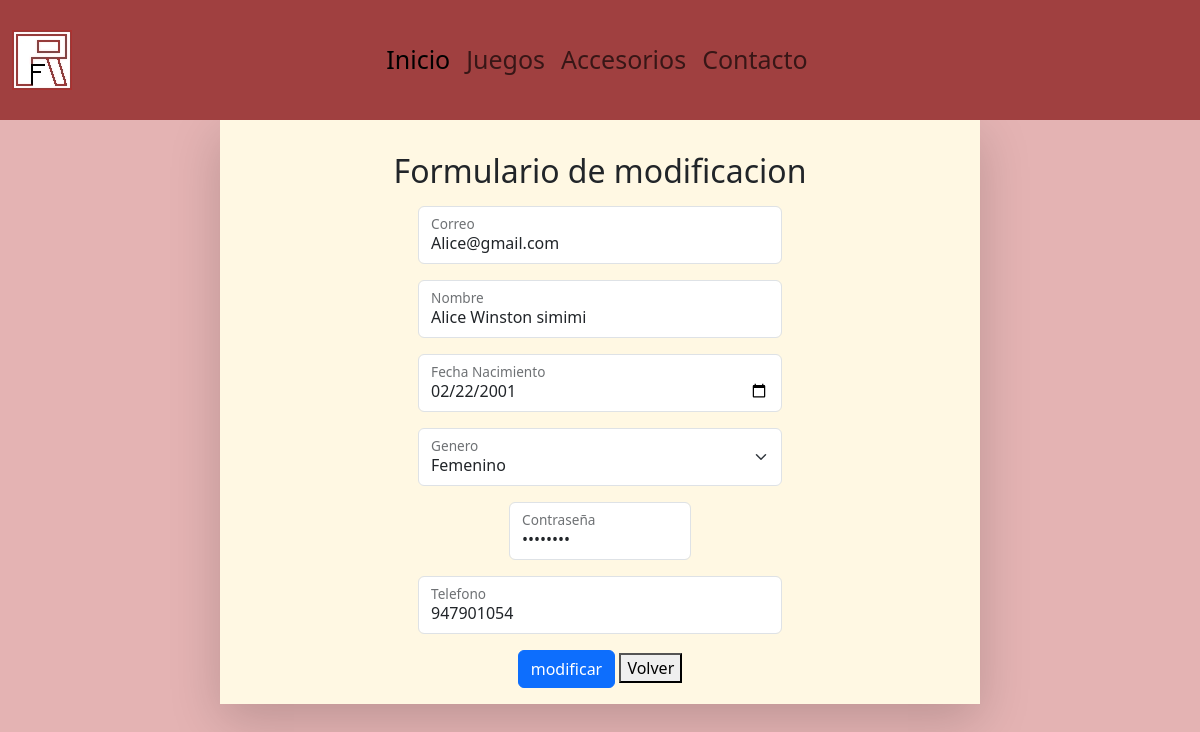
Page /core/user_findEdit/Alice@gmail.com on the committed database.
### core/models.py (models this page shows, shortened)
class Usuario(models.Model):
    email = models.EmailField(primary_key=True, unique=True, max_length=100, blank=True)
    nombre = models.CharField(max_length=80)
    fecha_nacimiento = models.DateField(blank=False,null=False)
    id_genero = models.ForeignKey('Genero',on_delete=models.CASCADE,db_column='idGenero')
    telefono = models.CharField(max_length=12)
    contraseña = models.CharField(max_length=15, null=False, blank=False,default='null')
    activo = models.BooleanField()

class Genero(models.Model):
    id_genero = models.AutoField(db_column='idGenero', primary_key=True)
    genero = models.CharField(max_length=20,blank=False,null=False)

### core/views.py (the view, shortened to what this page needs)
# urls.py: path("user_findEdit/<str:pk>", views.user_findEdit, name = "user_findEdit"),
def user_findEdit (request,pk):
    if pk != "":
        usuario = Usuario.objects.get(email=pk)
        generos = Genero.objects.all()
        context = {
            "generos":generos,
            "usuario":usuario,
        }
        return render(request, "pages/user_update.html", context)

### core/templates/pages/user_update.html (shortened to what this page needs)
<!DOCTYPE html>
<html lang="en">
<head>
    {% load static%}
    <link rel="stylesheet" href="{% static 'css/style.css'%}">
    <link href="https://cdn.jsdelivr.net/npm/bootstrap@5.3.3/dist/css/bootstrap.min.css" rel="stylesheet">
</head>
<body style="background-color: rgb(228, 179, 179);">
    {% include 'base/header.html'%}
    <main>
        <div class="container">
            <div class="row">
                <div class="col-md-8 shadow-lg mx-auto text-center p-3" style="background-color: rgb(255, 248, 227);">
                    <h2 class="my-3">Formulario de modificacion</h2>
                    <form action="{% url 'user_update' %}" method="POST" class="form-floating">
                        <div class="form-floating mb-3 w-50 mx-auto">
                            <input type="email" value="{{usuario.email}}" class="form-control" id="email" name="email" readonly>
                            <label for="email">Correo</label>
                        </div>
                        <div class="form-floating mb-3 w-50 mx-auto">
                            <input type="text" value="{{usuario.nombre}}" class="form-control" id="nombre" name="nombre">
                            <label for="nombre">Nombre</label>
                        </div>
                        <div class="form-floating mb-3 w-50 mx-auto">
                            <input type="Date" value="{{usuario.fecha_nacimiento|date:'Y-m-d'}}" class="form-control" id="fecha" name="fecha">
                            <label for="fecha">Fecha Nacimiento</label>
                        </div>
                        <div class="form-floating mb-3 w-50 mx-auto">
                            <select class="form-select" id="genero" name="genero">
                                {% for tmp in generos %}
                                    <option value="{{tmp.id_genero}}" {% if tmp.genero == usuario.id_genero.genero %}selected{% endif %}>
                                        {{tmp.genero}}
                                    </option>
                                {% endfor %}
                            </select>
                            <label for="genero">Genero</label>
                        </div>
                        <div class="form-floating mb-3 w-25 mx-auto">
                            <input type="password" value="{{usuario.contraseña}}"  class="form-control" id="password" name="password" placeholder>
                            <label for="password" class="form-label">Contraseña</label>
                        </div>
                        <div class="form-floating mb-3 w-50 mx-auto">
                            <input type="text" value="{{usuario.telefono}}" class="form-control" id="telefono" name="telefono">
                            <label for="telefono">Telefono</label>
                        </div>
                        <div>
                            <button type="submit" class="btn btn-primary">modificar</button>
                            <a href=""><button>Volver</button></a>
                        </div>
                    </form>
                </div>
            </div>
        </div>
    </main>
</body>
</html>

### core/static/css/style.css (style rules this page uses)
body { background-color: #fff7f0; }

### rows in the picture
Usuario: email "Alice@gmail.com", nombre "Alice Winston simimi", fecha "02/22/2001", genero "Femenino", telefono "947901054"
